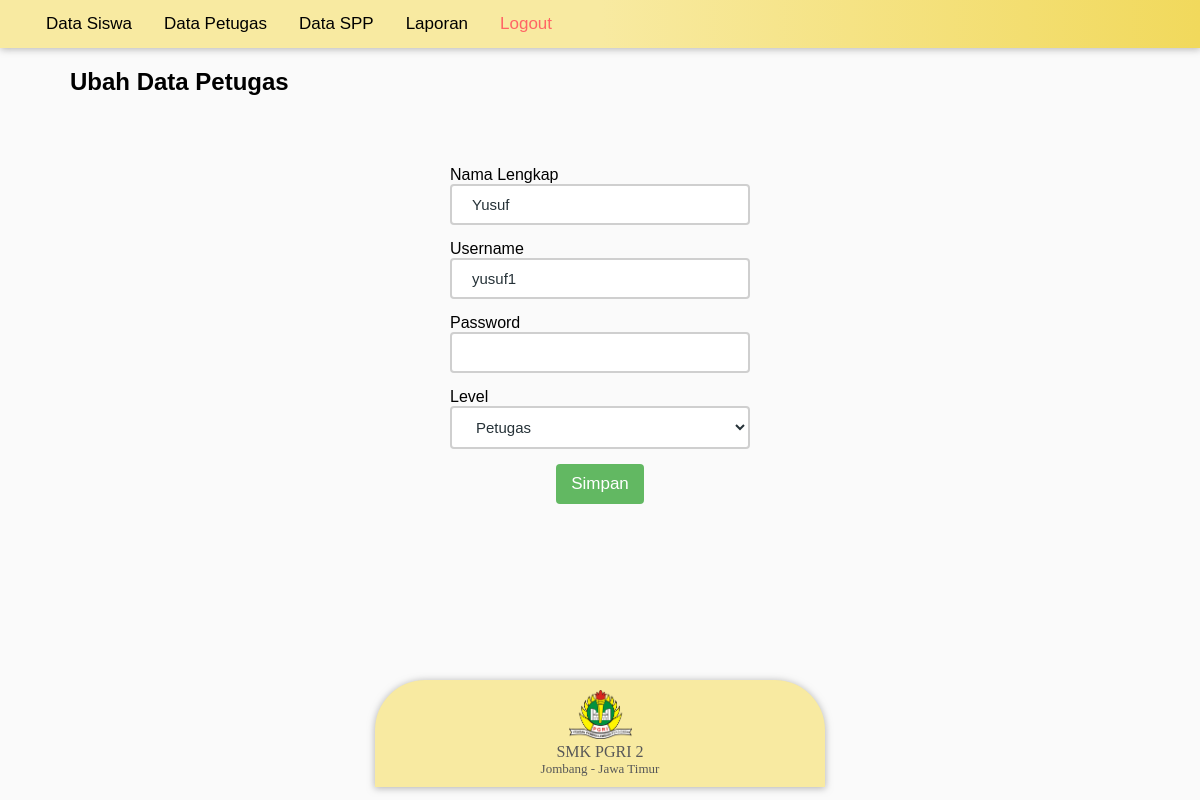
Page /includes/admin/?p=ubah-petugas&id=4 (signed in) on the committed database.
### tables this page shows
CREATE TABLE `tb_petugas` (
  `id_petugas` int(11) NOT NULL,
  `username` varchar(25) NOT NULL,
  `password` varchar(60) NOT NULL,
  `nama_petugas` varchar(100) NOT NULL,
  `level` enum('Admin','Petugas') NOT NULL
);

### config/koneksi.php (called while the page is built, shortened)
<?php
    class Koneksi {
        var $host = 'localhost';
        var $user = 'root';
        var $pass = '';
        var $db_name = 'spp-pi-revisi-v2';
        public function __construct() {
            $this->konek = mysqli_connect($this->host, $this->user, $this->pass, $this->db_name);
        }
    }

### includes/admin/admin.php (called while the page is built, shortened)
<?php
    require_once '../../config/koneksi.php';
    class Admin extends Koneksi {
        public function getDataPetugas($id) {
            $stmt = mysqli_query($this->konek, "SELECT nama_petugas, username, level FROM tb_petugas WHERE id_petugas = '" . $id . "'");
            return $stmt;
        }
    }

### includes/admin/ubah-petugas.php (the view, shortened to what this page needs)
<?php
    $data = $admin->getDataPetugas($_GET['id']);
    foreach ($data as $row) :
?>
<h2>Ubah Data Petugas</h2>
<div id="kontainer-konten">
    <div class="kontainerform">
        <form method="POST">
            <label>Nama Lengkap</label><br/>
            <input class="inputtext" type="text" name="nama" required value="<?= $row['nama_petugas']; ?>"><br/>
            <label>Username</label><br/>
            <input class="inputtext" type="text" name="username" required value="<?= $row['username']; ?>"><br/>
            <label>Password</label><br/>
            <input class="inputpassword" type="password" name="password" required value=""><br/>
            <label>Level</label><br/>
            <select name="level">
                <?php
                    echo "<option value='". $row['level'] ."'>" .$row['level']."</option>";
                ?>
            </select>
            <input class="inputsubmit" type="submit" name="submit" value="Simpan">
        </form>
        <?php
            endforeach;
        ?>
    </div>
</div>
<?php
    require_once 'footer.php';
?>

### style/style.css (style rules this page uses)
* { box-sizing: border-box; scroll-behavior: smooth; }
html, body { background-color: rgb(250, 250, 250); font-family: Verdana, Geneva, Tahoma, sans-serif; margin: 0; height: 100%; }
h2 { margin-left: 70px ; }
::placeholder { opacity: 0.3; }
#kontainer-konten { display: flex; width: 100%; padding: 50px; padding-bottom: 100px; justify-content: center; min-height: 70%; margin-bottom: -350px; }
.inputsubmit { font-size: 17px; background-color: rgb(98, 184, 98); color: white; padding: 10px 15px; border: none; text-decoration: none; border-radius: 4px; text-align: center; justify-content: center; display: block; margin-left: auto; margin-right: auto; }
.kontainerform { display: flex; border-radius: 5px; display: block; margin-left: auto; margin-right: auto; width: 300px; }
.inputtext,.boxcari, .inputpassword, select { width: 100%; padding: 10px 20px; margin-bottom: 15px; display: inline-block; border: 2px solid rgb(207, 207, 207); border-radius: 4px; box-sizing: border-box; color: rgb(38, 50, 56); font-weight: 400; font-size: 15px; background: rgb(255, 255, 255); }

### rows in the picture
tb_petugas: nama "Yusuf", username "yusuf1", level "Petugas"
